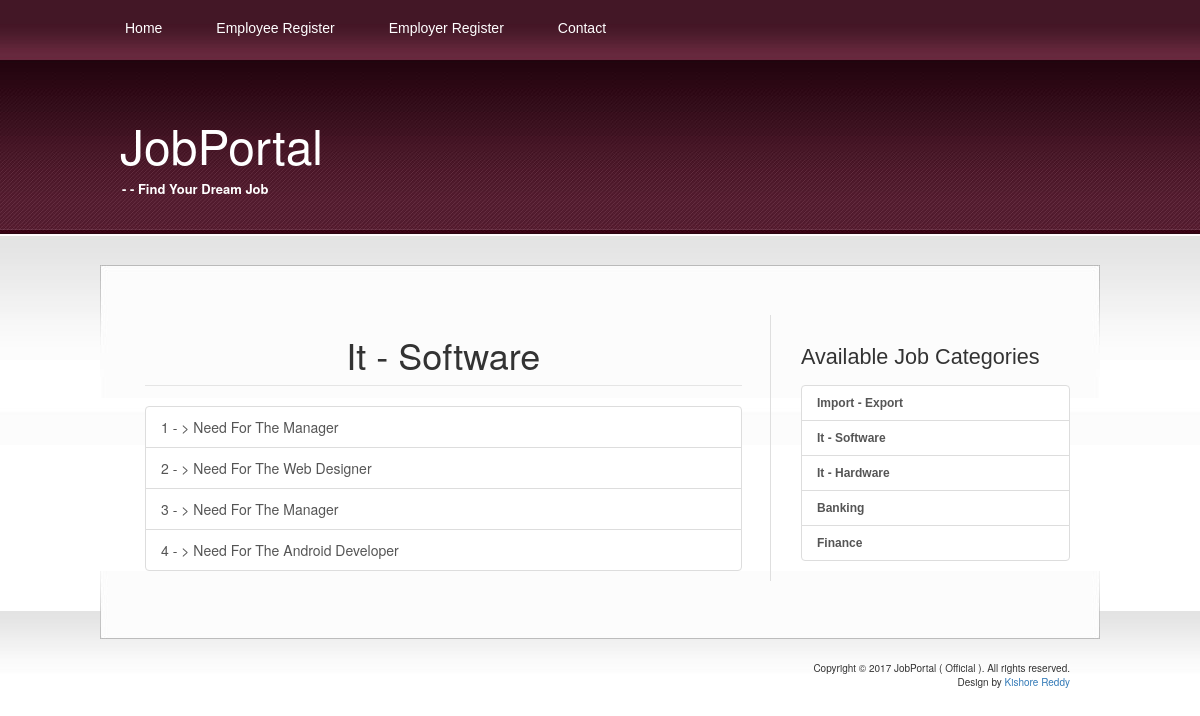
/jobs_by_category.php?cat=It - Software, run on the app's committed database.
### tables this page shows
CREATE TABLE `jobs` (
  `j_id` int(4) NOT NULL,
  `j_category` varchar(40) NOT NULL,
  `j_owner_name` varchar(30) NOT NULL,
  `j_title` varchar(50) NOT NULL,
  `j_hours` float(3,1) NOT NULL,
  `j_salary` int(10) NOT NULL,
  `j_experience` int(3) NOT NULL,
  `j_discription` varchar(300) NOT NULL,
  `j_city` varchar(20) NOT NULL,
  `j_active` int(1) NOT NULL DEFAULT '1'
);

CREATE TABLE `categories` (
  `cat_id` int(4) NOT NULL,
  `cat_nm` varchar(30) NOT NULL
);

### jobs_by_category.php (the view, shortened to what this page needs)
<?php session_start();
	include 'dbCon.php';
	$q = "select * from jobs where j_category ='".$_GET['cat']."'";
	$res = mysqli_query($link,$q) or die("Wrong Query");
?>
<html xmlns="http://www.w3.org/1999/xhtml">
<head>
<?php
include("includes/head.inc.php");
?>
</head>
<body>
<div id="header1-wrapper">
	<div id="header1">
	<div id="menu1">
		<?php
		include("includes/menu.inc.php");
		?>
		</div>
	</div>
</div>
<div id="logo">
	<?php
	include("includes/logo.inc.php");
	?>
	</div>
<div id="wrapper">
	<div id="page">
		<div id="page-bgtop">
					<div class="col-md-8">
            <legend align="center"><h1><?php echo $_GET['cat']; ?></h1></legend>
					<div class="list-group">
					<?php
                        $temp=1;
						while($row = mysqli_fetch_array($res))
						{
							echo '
										<a href="job_details.php?id='.$row['j_id'].'" class="list-group-item">'.$temp.' - > '.$row['j_title'].'</a>
								';
                            $temp++;
						}
					?>
					</div>
                        </div>
			<div id="sidebar">
			<?php
		include("includes/sidebar.inc.php");
		?>
			</div>
			<div style="clear: both;">&nbsp;</div>
		</div>
	</div>
</div>
<div id="footer-bgcontent">
	<div id="footer">
		<?php
		include("includes/footer.inc.php");
		?>
	</div>
</div>
</body>
</html>

### includes/sidebar.inc.php (shortened to what this page needs)
<ul>
					<?php
include 'dbCon.php';
				?>
						<h2>Available Job Categories </h2>
                            <div class="list-group">
					<?php
						$q="select * from categories";
						$res=mysqli_query($link,$q) or die("cant connect");
						while($row=mysqli_fetch_assoc($res))
						{
							echo '<a href="jobs_by_category.php?cat='.$row['cat_nm'].'" class="list-group-item">'.$row['cat_nm'].'</a>';
						}
					?>
    </div>
						</ul>

### css/style.css (style rules this page uses)
body { margin: 0px; padding: 0; background: url(images/img01.jpg) repeat-x left top; font-family: Arial, Helvetica, sans-serif; font-size: 12px; color: #0E4456; }
h1, h2, h3 { margin: 0; font-weight: normal; color: #08252E; }
h1 { font-size: 44px; }
h2 { font-size: 18px; }
p, ul, ol { margin-top: 0; line-height: 220%; text-align: justify; }
a { color: #842946; }
#wrapper { margin: 0px; padding: 30px 0px 0px 0px; }
#header1-wrapper { margin: 0px; padding: 0px; }
#header1 { width: 1000px; height: 60px; margin: 0 auto; }
#menu1 { float: left; width: 900px; height: 60px; }
#page { width: 1000px; margin: 0 auto; padding: 0px; background: url(images/img04.jpg) no-repeat left bottom; }
#page-bgtop { padding: 50px 30px 0px 30px; background: url(images/img05.jpg) no-repeat left top; }
#logo { width: 1000px; height: 175px; margin: 0 auto; }
#sidebar { float: right; width: 300px; font-family: Arial, Helvetica, sans-serif; font-size: 12px; border-left: 1px solid #DFDFDF; }
#sidebar ul { margin: 0px 0px 0px 30px; padding: 0; list-style: none; line-height: normal; }
#sidebar h2 { height: 30px; font-size: 1.8em; font-weight: normal; }
#sidebar a { text-align: left; text-decoration: none; font-weight: bold; }
#footer-bgcontent { margin: 0px; padding: 0px; height: 70px; background: url(images/img02.jpg) repeat-x left top; }
#footer { width: 1000px; height: 49px; margin: 0 auto; padding-top: 50px; background: url(images/img03.jpg) no-repeat left top; }

### data on the page
jobs: j_title "Need For The Manager"
jobs: j_title "Need For The Web Designer"
jobs: j_title "Need For The Manager"
jobs: j_title "Need For The Android Developer"
categories: cat_nm "Import - Export"
categories: cat_nm "It - Software"
categories: cat_nm "It - Hardware"
categories: cat_nm "Banking"
categories: cat_nm "Finance"

### other printed values
$_GET['cat'] "It - Software"
